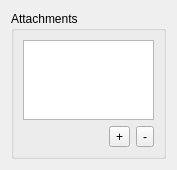
<?xml version="1.0" encoding="UTF-8"?>
<ui version="4.0">
 <class>Form</class>
 <widget class="QWidget" name="Form">
  <property name="geometry">
   <rect>
    <x>0</x>
    <y>0</y>
    <width>177</width>
    <height>170</height>
   </rect>
  </property>
  <property name="windowTitle">
   <string>Form</string>
  </property>
  <layout class="QVBoxLayout" name="verticalLayout_2">
   <item>
    <widget class="QGroupBox" name="groupBox">
     <property name="title">
      <string>Attachments</string>
     </property>
     <layout class="QVBoxLayout" name="verticalLayout">
      <item>
       <widget class="QListWidget" name="lstAttachments"/>
      </item>
      <item>
       <layout class="QHBoxLayout" name="horizontalLayout">
        <item>
         <spacer name="horizontalSpacer">
          <property name="orientation">
           <enum>Qt::Horizontal</enum>
          </property>
          <property name="sizeHint" stdset="0">
           <size>
            <width>40</width>
            <height>20</height>
           </size>
          </property>
         </spacer>
        </item>
        <item>
         <widget class="QToolButton" name="btnAdd">
          <property name="text">
           <string>+</string>
          </property>
         </widget>
        </item>
        <item>
         <widget class="QToolButton" name="btnRemove">
          <property name="text">
           <string>-</string>
          </property>
         </widget>
        </item>
       </layout>
      </item>
     </layout>
    </widget>
   </item>
  </layout>
  <action name="actionAdd">
   <property name="text">
    <string>Add</string>
   </property>
   <property name="toolTip">
    <string>Add a new attachement</string>
   </property>
  </action>
  <action name="actionRemove">
   <property name="text">
    <string>Remove</string>
   </property>
   <property name="toolTip">
    <string>Remove the selected attachement</string>
   </property>
  </action>
 </widget>
 <resources/>
 <connections>
  <connection>
   <sender>btnAdd</sender>
   <signal>clicked()</signal>
   <receiver>actionAdd</receiver>
   <slot>trigger()</slot>
   <hints>
    <hint type="sourcelabel">
     <x>118</x>
     <y>265</y>
    </hint>
    <hint type="destinationlabel">
     <x>-1</x>
     <y>-1</y>
    </hint>
   </hints>
  </connection>
  <connection>
   <sender>btnRemove</sender>
   <signal>clicked()</signal>
   <receiver>actionRemove</receiver>
   <slot>trigger()</slot>
   <hints>
    <hint type="sourcelabel">
     <x>150</x>
     <y>265</y>
    </hint>
    <hint type="destinationlabel">
     <x>-1</x>
     <y>-1</y>
    </hint>
   </hints>
  </connection>
 </connections>
</ui>
